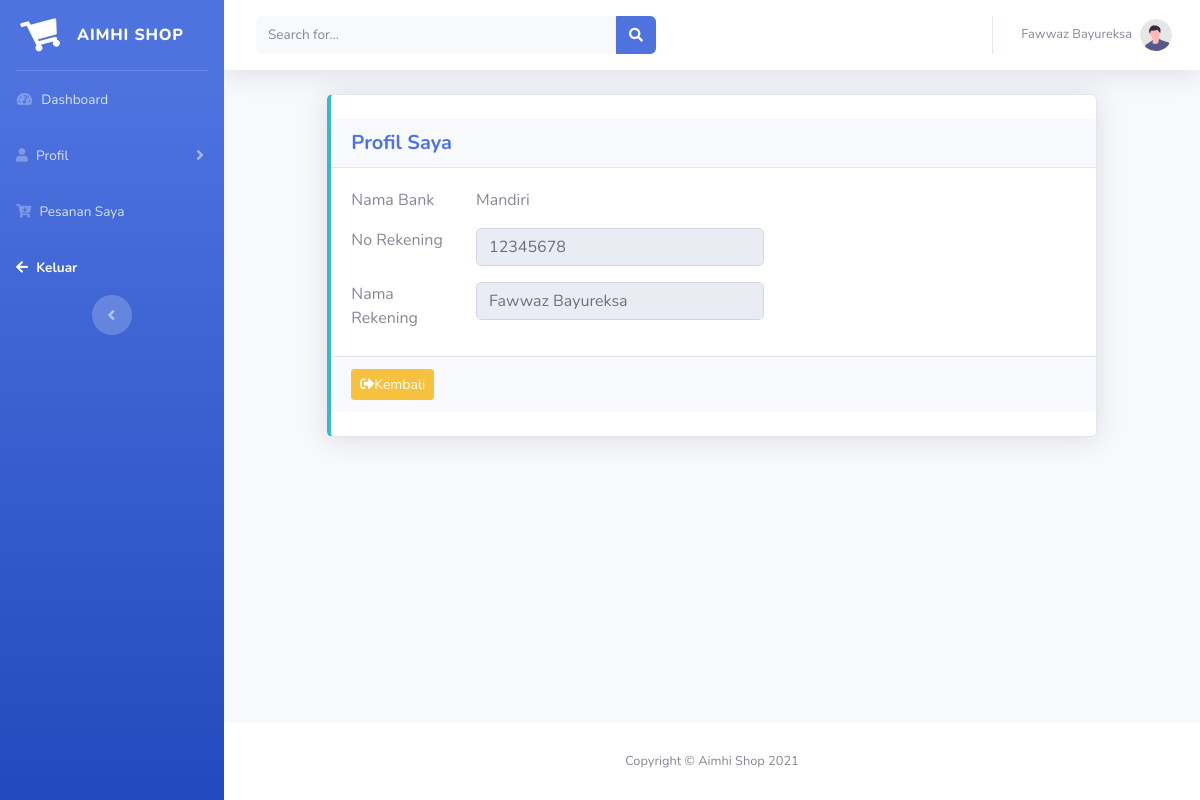
Page /konsumen/index.php?page=bank&id=1 (signed in) on the committed database.
### tables this page shows
CREATE TABLE `user` (
  `id_user` int(5) NOT NULL,
  `nama` varchar(30) NOT NULL,
  `nama_usr` varchar(30) NOT NULL,
  `email` varchar(30) NOT NULL,
  `telp` varchar(14) NOT NULL,
  `pass` varchar(30) NOT NULL,
  `gender` int(11) NOT NULL,
  `tgl_lahir` date NOT NULL,
  `alamat` text NOT NULL,
  `bank` varchar(30) NOT NULL,
  `norek` varchar(30) NOT NULL,
  `namarek` varchar(30) NOT NULL
);

### konsumen/bank.php (the view)
<?php
require_once '../admin/koneksi.php';
$id = $_SESSION['user']['id_user'];
$sql = mysqli_query($koneksi, "SELECT * FROM user WHERE id_user = '$id' ");
$data = mysqli_fetch_assoc($sql)
?>
<div class="row justify-content-center">
    <div class="col-sm-10">
        <div class="card  border-left-info shadow py-4">
            <div class="card-header">
                <h5 class="m-0 font-weight-bold text-primary">Profil Saya</h5>
            </div>
            <div class="card-body">
                <div class="row justify-content-start">
                    <div class="col-sm-2">
                        <th>Nama Bank</th>
                    </div>
                    <div class="col-sm-5">
                        <div class="form-group">
                            <td><?= $data['bank'] ?></td>
                        </div>
                    </div>
                </div>
                <div class="row justify-content-start">
                    <div class="col-sm-2">
                        <th>No Rekening</th>
                    </div>
                    <div class="col-sm-5">
                        <div class="form-group">
                            <td><input class="form-control" value="<?= $data['norek'] ?>" readonly type="text"></td>
                        </div>
                    </div>
                </div>
                <div class="row justify-content-start">
                    <div class="col-sm-2">
                        <th>Nama Rekening</th>
                    </div>
                    <div class="col-sm-5">
                        <div class="form-group">
                            <td><input class="form-control" readonly value="<?= $data['namarek'] ?>" type="text"></td>
                        </div>
                    </div>
                </div>
            </div>
            <div class="card-footer">
                <a href="index.php?page=profil" class="btn btn-warning btn-sm"><i class="fas fa-sign-out-alt"></i>Kembali</a>
            </div>
        </div>
    </div>
</div>

### rows in the picture
user: bank "Mandiri", norek "12345678", namarek "Fawwaz Bayureksa"

### other values in the picture
$_SESSION['user']['nama'] "Fawwaz Bayureksa"
